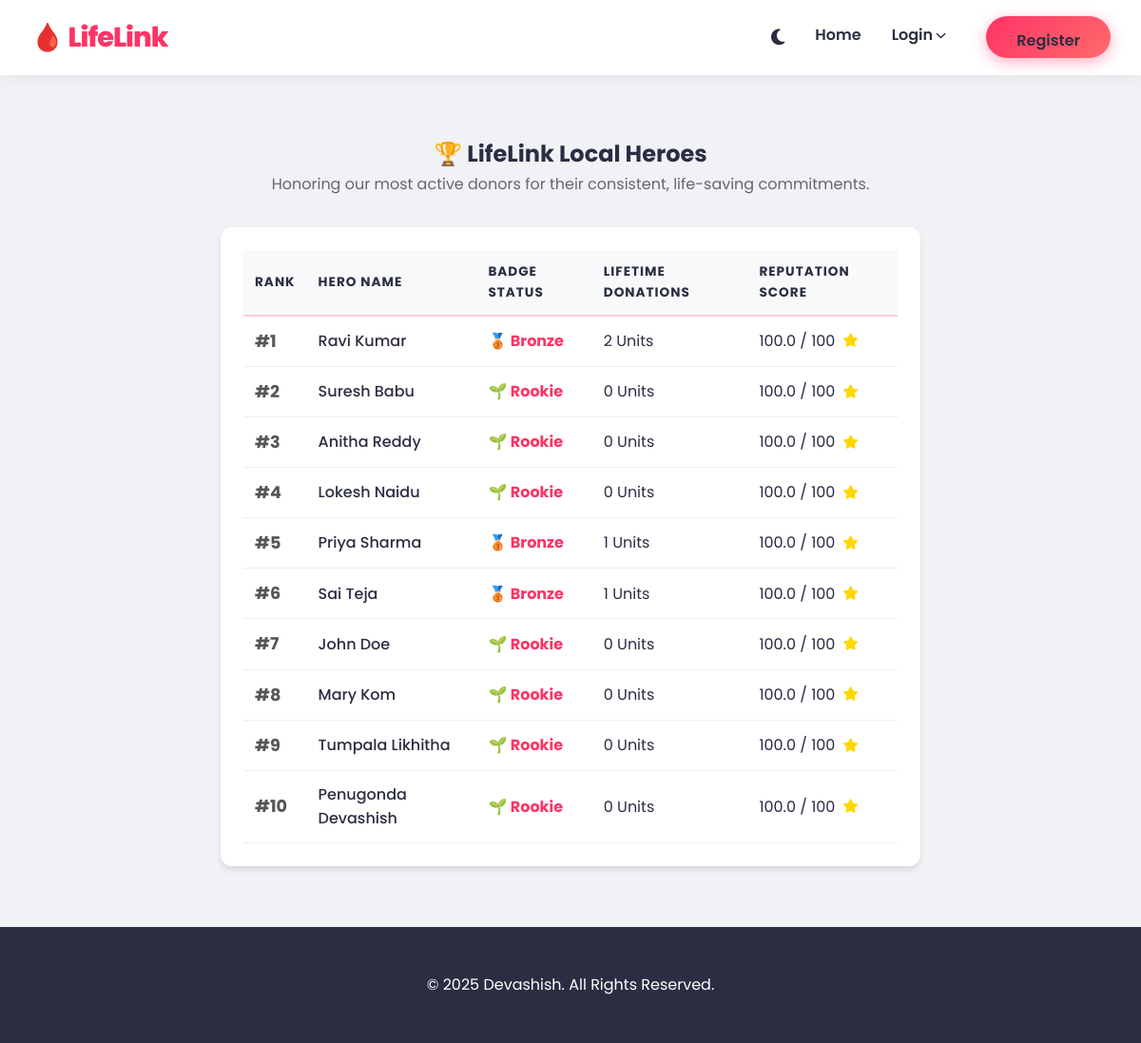
The app's page /leaderboard with its own data.
### models.py (models this page shows, shortened)
class User(UserMixin, db.Model):
    __tablename__ = 'users'
    id = db.Column(db.Integer, primary_key=True)
    full_name = db.Column(db.String(100), nullable=False)
    email = db.Column(db.String(100), nullable=True) # Optional for existing users
    mobile_number = db.Column(db.String(15), unique=True, nullable=False)
    password_hash = db.Column(db.String(200), nullable=False)
    blood_group = db.Column(db.String(5), nullable=False)
    age = db.Column(db.Integer, nullable=False)
    city = db.Column(db.String(50), nullable=False)
    latitude = db.Column(db.Float, nullable=False)
    longitude = db.Column(db.Float, nullable=False)
    language = db.Column(db.String(10), default='en')
    bp = db.Column(db.Boolean, default=False)
    sugar = db.Column(db.Boolean, default=False)
    heart_disease = db.Column(db.Boolean, default=False)
    asthma = db.Column(db.Boolean, default=False)
    smoking = db.Column(db.Boolean, default=False)
    drinking = db.Column(db.Boolean, default=False)
    gender = db.Column(db.String(10), default='Male')
    weight = db.Column(db.Float, nullable=True)
    hemoglobin = db.Column(db.Float, nullable=True)
    pulse_rate = db.Column(db.Integer, nullable=True)
    systolic_bp = db.Column(db.Integer, nullable=True)
    diastolic_bp = db.Column(db.Integer, nullable=True)
    sugar_level = db.Column(db.Integer, nullable=True) # mg/dL
    is_pregnant = db.Column(db.Boolean, default=False)
    is_breastfeeding = db.Column(db.Boolean, default=False)
    menstrual_cycle_safe = db.Column(db.Boolean, default=True)
    last_donation_date = db.Column(db.Date, nullable=True)
    is_available = db.Column(db.Boolean, default=True)
    is_approved = db.Column(db.Boolean, default=True) # Admin approval
    qr_code_data = db.Column(db.String(500), nullable=True) # Data for QR ID
    created_at = db.Column(db.DateTime, default=datetime.utcnow)
    last_active = db.Column(db.DateTime, nullable=True)
    is_online = db.Column(db.Boolean, default=False)
    failed_login_attempts = db.Column(db.Integer, default=0)
    is_locked = db.Column(db.Boolean, default=False)
    reputation_score = db.Column(db.Float, default=100.0) # 0-100
    risk_score = db.Column(db.Float, default=0.0)

### app.py (the view)
@app.route('/leaderboard')
def leaderboard():
    top_donors = User.query.filter_by(is_approved=True).order_by(User.reputation_score.desc()).limit(10).all()
    for d in top_donors:
        ds = len(d.history)
        if ds >= 10: d.badge = '🏆 Gold'
        elif ds >= 5: d.badge = '🥇 Silver'
        elif ds >= 1: d.badge = '🥉 Bronze'
        else: d.badge = '🌱 Rookie'
    return render_template('leaderboard.html', donors=top_donors)

### app.py (called while the page is built, shortened)
@app.after_request
def add_header(response):
    response.headers['Cache-Control'] = 'no-store, no-cache, must-revalidate, post-check=0, pre-check=0, max-age=0'
    response.headers['Pragma'] = 'no-cache'
    response.headers['Expires'] = '-1'
    return response

@app.context_processor
def inject_translations():
    lang = session.get('lang', 'en')
    def _t(key, **kwargs):
        text = TRANSLATIONS.get(lang, TRANSLATIONS['en']).get(key, key)
        for k, v in kwargs.items():
            text = text.replace(f"{{{k}}}", str(v))
        return text
    return dict(_=_t, current_lang=lang, datetime=datetime)

@app.before_request
def run_background_tasks():
    if not request.path.startswith('/static'):
        try:
            update_request_statuses()
            send_eligibility_reminders()
        except:
            pass # Keep app stable if DB is not ready

def update_request_statuses():
    try:
        now = datetime.utcnow()
        expiry_threshold = now - timedelta(hours=24)
        expired_reqs = BloodRequest.query.filter(
            BloodRequest.status == 'Pending',
            BloodRequest.created_at <= expiry_threshold
        ).all()
        for req in expired_reqs:
            req.status = 'Expired'
        expired_broadcasts = HospitalBroadcast.query.filter(
            HospitalBroadcast.status == 'Active',
            HospitalBroadcast.created_at <= expiry_threshold
        ).all()
        for b in expired_broadcasts:
            b.status = 'Expired'
        db.session.commit()
    except Exception as e:
        print(f"Error updating request statuses: {e}")
        db.session.rollback()

def send_eligibility_reminders():
    try:
        now = date.today()
        donors = User.query.filter_by(is_available=False).all()
        for donor in donors:
            if donor.last_donation_date:
                gap = (now - donor.last_donation_date).days
        db.session.commit()
    except:
        db.session.rollback()

### templates/leaderboard.html
{% extends 'base.html' %}
{% block content %}
<div style="padding: 2rem; max-width: 800px; margin: auto; text-align: center;">
    <h2>🏆 LifeLink Local Heroes</h2>
    <p style="color: #666;">Honoring our most active donors for their consistent, life-saving commitments.</p>
    <div style="margin-top: 2rem; background: var(--surface); border-radius: 12px; padding: 1.5rem; box-shadow: 0 4px 6px rgba(0,0,0,0.1);">
        <table style="width: 100%; border-collapse: collapse; text-align: left;">
            <tr style="border-bottom: 2px solid #ffccd5; color: var(--primary);">
                <th style="padding: 12px;">Rank</th>
                <th style="padding: 12px;">Hero Name</th>
                <th style="padding: 12px;">Badge Status</th>
                <th style="padding: 12px;">Lifetime Donations</th>
                <th style="padding: 12px;">Reputation Score</th>
            </tr>
            {% for donor in donors %}
            <tr style="border-bottom: 1px solid #eee; transition: background 0.3s; cursor: default;" onmouseover="this.style.background='#f9f9f9'" onmouseout="this.style.background='transparent'">
                <td style="padding: 12px; font-weight: bold; font-size: 1.1rem; color: #555;">#{{ loop.index }}</td>
                <td style="padding: 12px; font-weight: 500;">{{ donor.full_name }}</td>
                <td style="padding: 12px; font-weight: bold; color: var(--primary);">{{ donor.badge }}</td>
                <td style="padding: 12px;">{{ donor.history|length }} Units</td>
                <td style="padding: 12px;">
                    <div style="display: flex; align-items: center; gap: 8px;">
                        <span>{{ "%.1f"|format(donor.reputation_score or 100) }} / 100</span>
                        {% if donor.reputation_score and donor.reputation_score > 90 %}
                        <i class="fas fa-star" style="color: gold; font-size: 0.9rem;"></i>
                        {% endif %}
                    </div>
                </td>
            </tr>
            {% else %}
            <tr>
                <td colspan="5" style="text-align: center; padding: 2rem; color: #777;">Recordings are still populating. Be the first hero!</td>
            </tr>
            {% endfor %}
        </table>
    </div>
</div>
{% endblock %}

### templates/base.html (shortened to what this page needs)
<!DOCTYPE html>
<html lang="en">
<head>
    <link rel="stylesheet" href="{{ url_for('static', filename='css/style.css') }}">
    <link rel="stylesheet" href="https://cdnjs.cloudflare.com/ajax/libs/font-awesome/6.4.0/css/all.min.css">
</head>
<body
    style="background-color: var(--background); color: var(--text); opacity: 1 !important; visibility: visible !important;">
    <nav>
        <a href="/" class="logo">🩸 LifeLink</a>
        <div class="nav-links">
            <button class="theme-toggle" id="themeToggle" onclick="toggleTheme()" title="Toggle Dark/Light Mode">
                <i class="fas fa-moon" id="themeIcon"></i>
            </button>
            <a href="{{ url_for('home') }}">{{ _('home') }}</a>
            {% if current_user.is_authenticated %}
            {% if current_user.__tablename__ == 'users' %}
            <div style="position: relative; margin-right: 15px; margin-top: 5px; cursor: pointer; display: inline-block;" onclick="document.getElementById('notifDropdown').style.display = document.getElementById('notifDropdown').style.display === 'none' ? 'block' : 'none';">
                <i class="fas fa-bell" style="font-size: 1.2rem; color: var(--secondary);"></i>
                <span id="notifBadge" style="position: absolute; top: -5px; right: -10px; background: red; color: white; border-radius: 50%; padding: 2px 5px; font-size: 0.7rem; display: none;">0</span>
                <div id="notifDropdown" style="display: none; position: absolute; right: -50px; top: 35px; background: var(--surface); width: 320px; max-height: 400px; overflow-y: auto; box-shadow: 0 4px 10px rgba(0,0,0,0.2); border-radius: 8px; z-index: 1000; padding: 1rem; border: 1px solid #eee;">
                    <div style="display: flex; justify-content: space-between; align-items: center; border-bottom: 1px solid #eee; padding-bottom: 0.5rem; margin-bottom: 0.5rem;">
                        <h4 style="margin: 0; color: var(--primary);">Notifications</h4>
                        <button onclick="clearNotifications(event)" style="background: none; border: none; color: #888; cursor: pointer; font-size: 0.8rem;">Clear All</button>
                    </div>
                    <div id="notifList">Loading...</div>
                </div>
            </div>
            <script>
                document.addEventListener('DOMContentLoaded', () => {
                    fetch('/api/notifications')
                        .then(r => r.json())
                        .then(data => {
                            if (data.count > 0) {
                                document.getElementById('notifBadge').innerText = data.count;
                                document.getElementById('notifBadge').style.display = 'block';
                            }
                            if (data.notifications.length > 0) {
                                document.getElementById('notifList').innerHTML = data.notifications.map(n => `<div style="padding: 10px; border-bottom: 1px solid #f5f5f5; font-size: 0.9em; ${n.is_read ? 'opacity: 0.7;' : 'font-weight: 600; background: #fafafa;'}">${n.message} <br><small style="color: #999;">${n.date}</small></div>`).join('');
                            } else {
                                document.getElementById('notifList').innerHTML = '<p style="color: #888; text-align: center; padding: 1rem 0;">No new notifications</p>';
                            }
                        }).catch(e => console.error(e));
                });
                function clearNotifications(e) {
                    e.stopPropagation();
                    fetch('/api/notifications/clear', {method: 'POST'})
                        .then(() => {
                            document.getElementById('notifBadge').style.display = 'none';
                            document.getElementById('notifList').innerHTML = '<p style="color: #888; text-align: center; padding: 1rem 0;">No active notifications</p>';
                        });
                }
            </script>
            {% endif %}
            {% if current_user.__tablename__ == 'admins' %}
            <a href="{{ url_for('admin_dashboard') }}">{{ _('admin_dashboard') }}</a>
            {% elif current_user.__tablename__ == 'hospitals' %}
            <a href="/hospital/dashboard">{{ _('hospital_dashboard') }}</a>
            {% else %}
            <a href="{{ url_for('dashboard') }}">{{ _('dashboard') }}</a>
            <a href="{{ url_for('profile') }}">{{ _('profile') }}</a>
            <a href="{{ url_for('request_blood') }}" class="btn">{{ _('request_blood') }}</a>
            {% endif %}
            <a href="{{ url_for('logout') }}">{{ _('logout') }}</a>
            {% else %}
            <div class="nav-dropdown">
                <span class="nav-dropbtn">Login <i class="fas fa-chevron-down" style="font-size: 0.7rem; margin-left: 3px;"></i></span>
            </div>
            <a href="{{ url_for('register') }}" class="btn btn-primary btn-glow" style="margin-left: 10px;">{{ _('register') }}</a>
            {% endif %}
        </div>
    </nav>
    <main class="page-fade-in">
        {% block content %}{% endblock %}
    </main>
    <footer>
        <p>&copy; 2025 Devashish. All Rights Reserved.</p>
    </footer>
</body>
</html>

### static/css/style.css (style rules this page uses)
:root { --primary: #FF3366; --primary-dark: #cc0044; --secondary: #2B2D42; --accent: #27ae60; --background: #f0f2f5; --text: #2B2D42; --white: #ffffff; --glass: rgba(255, 255, 255, 0.95); --shadow: 0 10px 30px rgba(0, 0, 0, 0.08); --radius: 16px; --gradient: linear-gradient(135deg, #FF3366 0%, #FF6B6B 100%); --gradient-hover: linear-gradient(135deg, #FF6B6B 0%, #FF3366 100%); --table-header: #f8f9fa; --table-hover: #fafafa; --input-bg: #f9f9f9; --border-color: #eee; --surface: #ffffff; --btn-text: #ffffff; --footer-bg: var(--secondary); --footer-text: #ffffff; }
* { margin: 0; padding: 0; box-sizing: border-box; font-family: 'Poppins', sans-serif; }
body { background-color: var(--background); color: var(--text); line-height: 1.6; display: flex; flex-direction: column; min-height: 100vh; }
nav { background: var(--glass); backdrop-filter: blur(10px); padding: 1rem 2rem; display: flex; justify-content: space-between; align-items: center; box-shadow: 0 4px 20px rgba(0, 0, 0, 0.05); position: sticky; top: 0; z-index: 1000; border-bottom: 1px solid rgba(255, 255, 255, 0.5); }
.logo { font-size: 1.8rem; font-weight: 800; color: var(--primary); text-decoration: none; letter-spacing: -1px; transition: transform 0.3s; }
.nav-links { display: flex; gap: 2rem; align-items: center; }
.nav-links a { text-decoration: none; color: var(--secondary); font-weight: 600; position: relative; padding-bottom: 5px; }
.nav-links a:not(.btn)::after { content: ''; position: absolute; width: 0; height: 2px; bottom: 0; left: 0; background: var(--primary); transition: width 0.3s; }
.btn { display: inline-block; padding: 0.8rem 2rem; background: var(--gradient); color: var(--btn-text); border-radius: 50px; text-decoration: none; transition: all 0.3s ease; border: none; cursor: pointer; font-size: 1rem; font-weight: 600; box-shadow: 0 4px 15px rgba(255, 51, 102, 0.3); }
main { flex: 1; padding: 2rem; max-width: 1200px; margin: 0 auto; width: 100%; }
table { width: 100%; border-collapse: separate; border-spacing: 0; }
th { background: var(--table-header); color: var(--secondary); padding: 1.2rem; font-weight: 700; text-transform: uppercase; font-size: 0.85rem; letter-spacing: 1px; }
td { padding: 1.2rem; border-bottom: 1px solid var(--border-color); background: var(--white); color: var(--text); }
tr:last-child td { border-bottom: none; }
.btn-primary { background: var(--gradient); box-shadow: 0 4px 15px rgba(255, 51, 102, 0.4); }
.btn-glow { animation: pulse-glow 2s infinite; }
footer { background: var(--footer-bg); color: var(--footer-text); text-align: center; padding: 3rem 2rem; margin-top: auto; position: relative; overflow: hidden; }
.page-fade-in { animation: fadeInPage 0.6s ease-out; }
.nav-dropdown { position: relative; display: inline-block; }
.nav-dropbtn { cursor: pointer; font-weight: 600; color: var(--secondary); padding-bottom: 5px; position: relative; display: flex; align-items: center; }

### templates/base.html (style rules this page uses)
body { font-family: 'Poppins', sans-serif; }
.theme-toggle { background: none; border: none; color: var(--secondary); font-size: 1.2rem; cursor: pointer; transition: color 0.3s; }

### records on screen
User: full_name "Ravi Kumar", badge "🥉 Bronze", history|length "2", reputation_score "100.0"
User: full_name "Suresh Babu", badge "🌱 Rookie", history|length "0", reputation_score "100.0"
User: full_name "Anitha Reddy", badge "🌱 Rookie", history|length "0", reputation_score "100.0"
User: full_name "Lokesh Naidu", badge "🌱 Rookie", history|length "0", reputation_score "100.0"
User: full_name "Priya Sharma", badge "🥉 Bronze", history|length "1", reputation_score "100.0"
User: full_name "Sai Teja", badge "🥉 Bronze", history|length "1", reputation_score "100.0"
User: full_name "John Doe", badge "🌱 Rookie", history|length "0", reputation_score "100.0"
User: full_name "Mary Kom", badge "🌱 Rookie", history|length "0", reputation_score "100.0"
User: full_name "Tumpala Likhitha", badge "🌱 Rookie", history|length "0", reputation_score "100.0"
User: full_name "Penugonda Devashish", badge "🌱 Rookie", history|length "0", reputation_score "100.0"
